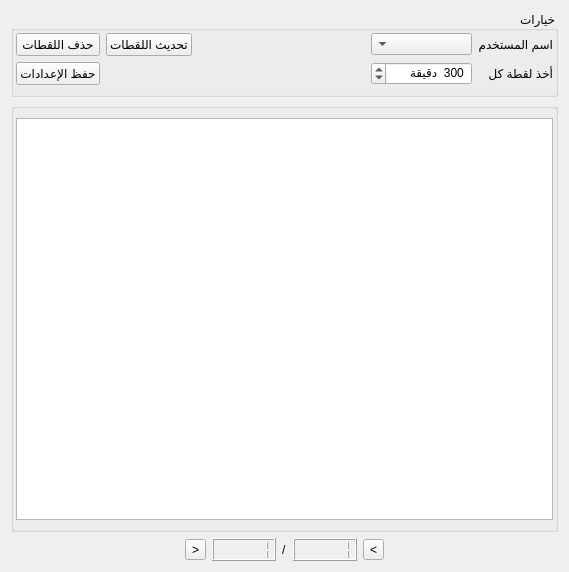
<?xml version="1.0" encoding="UTF-8"?>
<ui version="4.0">
 <class>ScreenshotWidget</class>
 <widget class="QWidget" name="ScreenshotWidget">
  <property name="geometry">
   <rect>
    <x>0</x>
    <y>0</y>
    <width>569</width>
    <height>572</height>
   </rect>
  </property>
  <property name="windowTitle">
   <string>Form</string>
  </property>
  <property name="layoutDirection">
   <enum>Qt::RightToLeft</enum>
  </property>
  <layout class="QVBoxLayout" name="verticalLayout">
   <item>
    <widget class="QGroupBox" name="groupBox_1">
     <property name="sizePolicy">
      <sizepolicy hsizetype="Preferred" vsizetype="Preferred">
       <horstretch>0</horstretch>
       <verstretch>0</verstretch>
      </sizepolicy>
     </property>
     <property name="title">
      <string>خيارات</string>
     </property>
     <property name="flat">
      <bool>true</bool>
     </property>
     <layout class="QGridLayout" name="gridLayout_2">
      <property name="leftMargin">
       <number>2</number>
      </property>
      <property name="topMargin">
       <number>2</number>
      </property>
      <property name="rightMargin">
       <number>2</number>
      </property>
      <item row="0" column="0">
       <layout class="QGridLayout" name="gridLayout">
        <item row="0" column="0">
         <widget class="QLabel" name="label_2">
          <property name="text">
           <string>اسم المستخدم</string>
          </property>
         </widget>
        </item>
        <item row="0" column="1">
         <widget class="QComboBox" name="userNameComboBox"/>
        </item>
        <item row="0" column="2">
         <spacer name="horizontalSpacer_2">
          <property name="orientation">
           <enum>Qt::Horizontal</enum>
          </property>
          <property name="sizeHint" stdset="0">
           <size>
            <width>158</width>
            <height>17</height>
           </size>
          </property>
         </spacer>
        </item>
        <item row="0" column="3">
         <widget class="QPushButton" name="updateScreenshotButton">
          <property name="text">
           <string>تحديث اللقطات</string>
          </property>
          <property name="icon">
           <iconset resource="CoEIAHajeb.qrc">
            <normaloff>:/images/refresh.png</normaloff>:/images/refresh.png</iconset>
          </property>
         </widget>
        </item>
        <item row="0" column="4">
         <widget class="QPushButton" name="clearScreenshotButton">
          <property name="text">
           <string>حذف اللقطات</string>
          </property>
          <property name="icon">
           <iconset resource="CoEIAHajeb.qrc">
            <normaloff>:/images/cancel.png</normaloff>:/images/cancel.png</iconset>
          </property>
         </widget>
        </item>
        <item row="1" column="0">
         <widget class="QLabel" name="label">
          <property name="text">
           <string>أخذ لقطة كل</string>
          </property>
         </widget>
        </item>
        <item row="1" column="1">
         <widget class="QSpinBox" name="spinBox">
          <property name="sizePolicy">
           <sizepolicy hsizetype="Preferred" vsizetype="Fixed">
            <horstretch>0</horstretch>
            <verstretch>0</verstretch>
           </sizepolicy>
          </property>
          <property name="suffix">
           <string>  دقيقة</string>
          </property>
          <property name="minimum">
           <number>1</number>
          </property>
          <property name="maximum">
           <number>9999999</number>
          </property>
          <property name="value">
           <number>300</number>
          </property>
         </widget>
        </item>
        <item row="1" column="2" colspan="2">
         <spacer name="horizontalSpacer">
          <property name="orientation">
           <enum>Qt::Horizontal</enum>
          </property>
          <property name="sizeHint" stdset="0">
           <size>
            <width>258</width>
            <height>20</height>
           </size>
          </property>
         </spacer>
        </item>
        <item row="1" column="4">
         <widget class="QPushButton" name="saveButton">
          <property name="text">
           <string>حفظ الإعدادات</string>
          </property>
          <property name="icon">
           <iconset resource="CoEIAHajeb.qrc">
            <normaloff>:/images/save.png</normaloff>:/images/save.png</iconset>
          </property>
         </widget>
        </item>
       </layout>
      </item>
     </layout>
    </widget>
   </item>
   <item>
    <widget class="QGroupBox" name="screenshotGroupBox">
     <property name="title">
      <string/>
     </property>
     <property name="flat">
      <bool>true</bool>
     </property>
     <layout class="QGridLayout" name="gridLayout_10">
      <property name="leftMargin">
       <number>2</number>
      </property>
      <property name="rightMargin">
       <number>2</number>
      </property>
      <item row="0" column="0">
       <widget class="QListWidget" name="listWidget">
        <property name="spacing">
         <number>2</number>
        </property>
        <property name="viewMode">
         <enum>QListView::IconMode</enum>
        </property>
        <property name="uniformItemSizes">
         <bool>true</bool>
        </property>
       </widget>
      </item>
     </layout>
    </widget>
   </item>
   <item>
    <layout class="QHBoxLayout" name="horizontalLayout">
     <item>
      <spacer name="horizontalSpacer_4">
       <property name="orientation">
        <enum>Qt::Horizontal</enum>
       </property>
       <property name="sizeHint" stdset="0">
        <size>
         <width>118</width>
         <height>20</height>
        </size>
       </property>
      </spacer>
     </item>
     <item>
      <widget class="QToolButton" name="previousPageButton">
       <property name="toolTip">
        <string>الصفحة السابقة</string>
       </property>
       <property name="text">
        <string>&lt;</string>
       </property>
      </widget>
     </item>
     <item>
      <widget class="QLCDNumber" name="currentPageLCD">
       <property name="value" stdset="0">
        <double>1.000000000000000</double>
       </property>
      </widget>
     </item>
     <item>
      <widget class="QLabel" name="label_3">
       <property name="text">
        <string>/</string>
       </property>
      </widget>
     </item>
     <item>
      <widget class="QLCDNumber" name="totalPageLCD">
       <property name="value" stdset="0">
        <double>1.000000000000000</double>
       </property>
      </widget>
     </item>
     <item>
      <widget class="QToolButton" name="nextPageButton">
       <property name="toolTip">
        <string>الصفحة التالية</string>
       </property>
       <property name="text">
        <string>&gt;</string>
       </property>
      </widget>
     </item>
     <item>
      <spacer name="horizontalSpacer_3">
       <property name="orientation">
        <enum>Qt::Horizontal</enum>
       </property>
       <property name="sizeHint" stdset="0">
        <size>
         <width>118</width>
         <height>20</height>
        </size>
       </property>
      </spacer>
     </item>
    </layout>
   </item>
  </layout>
 </widget>
 <resources>
  <include location="CoEIAHajeb.qrc"/>
 </resources>
 <connections/>
</ui>
